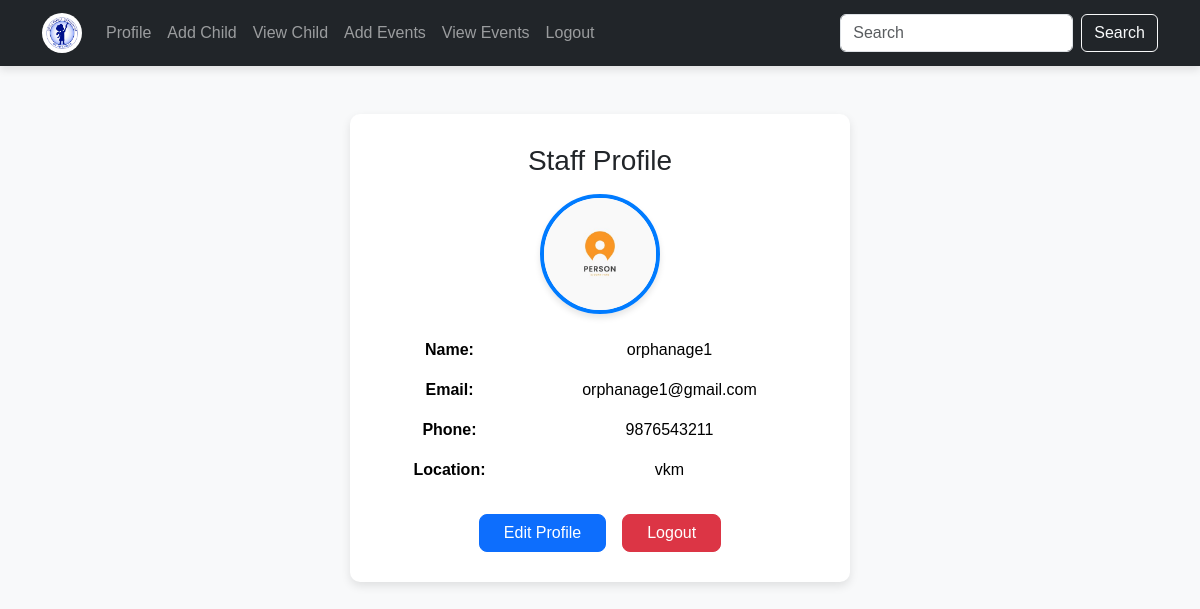
The app's page /stafprofile/ (signed in) with its own data.
### app/models.py (models this page shows, shortened)
class Stafreg(models.Model):
    email = models.EmailField(unique=True)
    name = models.TextField()
    phone = models.IntegerField()
    password = models.TextField()
    location= models.TextField()
    confirm_password=models.TextField()

### app/views.py (the view)
# urls.py: path('stafprofile/', views.stafprofile, name='stafprofile'),
def stafprofile(request):
    staf_email = request.session.get('staf')
    if staf_email:
        staff = Stafreg.objects.get(email=staf_email)
        return render(request, 'staf/stafprofile.html', {'staff': staff})
    else:
        messages.error(request, "Please login to view your profile.")
        return redirect('login')

### templates/staf/stafprofile.html (shortened to what this page needs)
<!DOCTYPE html>
<html lang="en">
<head>
    {% load static %}
    <link href="https://cdn.jsdelivr.net/npm/bootstrap@5.3.3/dist/css/bootstrap.min.css" rel="stylesheet">
</head>
<body>
<nav class="navbar navbar-expand-lg navbar-dark bg-dark">
    <div class="container">
        <a class="navbar-brand" href="../viewchild">
            <img src="../static/R.jpg" alt="Logo" style="width:40px;" class="rounded-pill">
        </a>
        <div class="collapse navbar-collapse justify-content-between" id="navbarNav">
            <ul class="navbar-nav">
                <li class="nav-item"><a class="nav-link" href="../stafprofile">Profile</a></li>
                <li class="nav-item"><a class="nav-link" href="../addchild">Add Child</a></li>
                <li class="nav-item"><a class="nav-link" href="../viewchild">View Child</a></li>
                <li class="nav-item"><a class="nav-link" href="../addevents">Add Events</a></li>
                <li class="nav-item"><a class="nav-link" href="../viewevents">View Events</a></li>
                <li class="nav-item"><a class="nav-link" href="../logout">Logout</a></li>
            </ul>
            <form class="d-flex">
                <input class="form-control me-2" type="text" placeholder="Search">
                <button class="btn btn-outline-light" type="button">Search</button>
            </form>
        </div>
    </div>
</nav>
<div class="container mt-5">
    <div class="profile-card text-center">
        <h3 class="mb-3">Staff Profile</h3>
        <img src="../static/minimalist-modern-clean-profile-logo-design-template_699501-152.jpg" class="profile-img mb-3">
        <table class="table table-borderless">
            <tbody>
                <tr>
                    <td><strong>Name:</strong></td>
                    <td>{{ staff.name }}</td>
                </tr>
                <tr>
                    <td><strong>Email:</strong></td>
                    <td>{{ staff.email }}</td>
                </tr>
                <tr>
                    <td><strong>Phone:</strong></td>
                    <td>{{ staff.phone }}</td>
                </tr>
                <tr>
                    <td><strong>Location:</strong></td>
                    <td>{{ staff.location }}</td>
                </tr>
            </tbody>
        </table>
        <div class="d-flex justify-content-center gap-3 mt-4">
            <a href="../updatestafprofile" class="btn btn-primary px-4">Edit Profile</a>
            <a href="../logout" class="btn btn-danger px-4">Logout</a>
        </div>
    </div>
</div>
</body>
</html>

### templates/staf/stafprofile.html (style rules this page uses)
body { font-family: 'Poppins', sans-serif; background-color: #f8f9fa; }
.navbar { box-shadow: 0px 4px 8px rgba(0, 0, 0, 0.1); }
.profile-card { max-width: 500px; margin: auto; background: white; border-radius: 10px; padding: 30px; box-shadow: 0px 4px 10px rgba(0, 0, 0, 0.1); }
.profile-img { width: 120px; height: 120px; object-fit: cover; border-radius: 50%; border: 4px solid #007bff; box-shadow: 0px 4px 6px rgba(0, 0, 0, 0.1); }
.btn-primary { border-radius: 8px; }
.btn-danger { border-radius: 8px; }

### records on screen
Stafreg: name "orphanage1", email "orphanage1@gmail.com", phone "9876543211", location "vkm"
